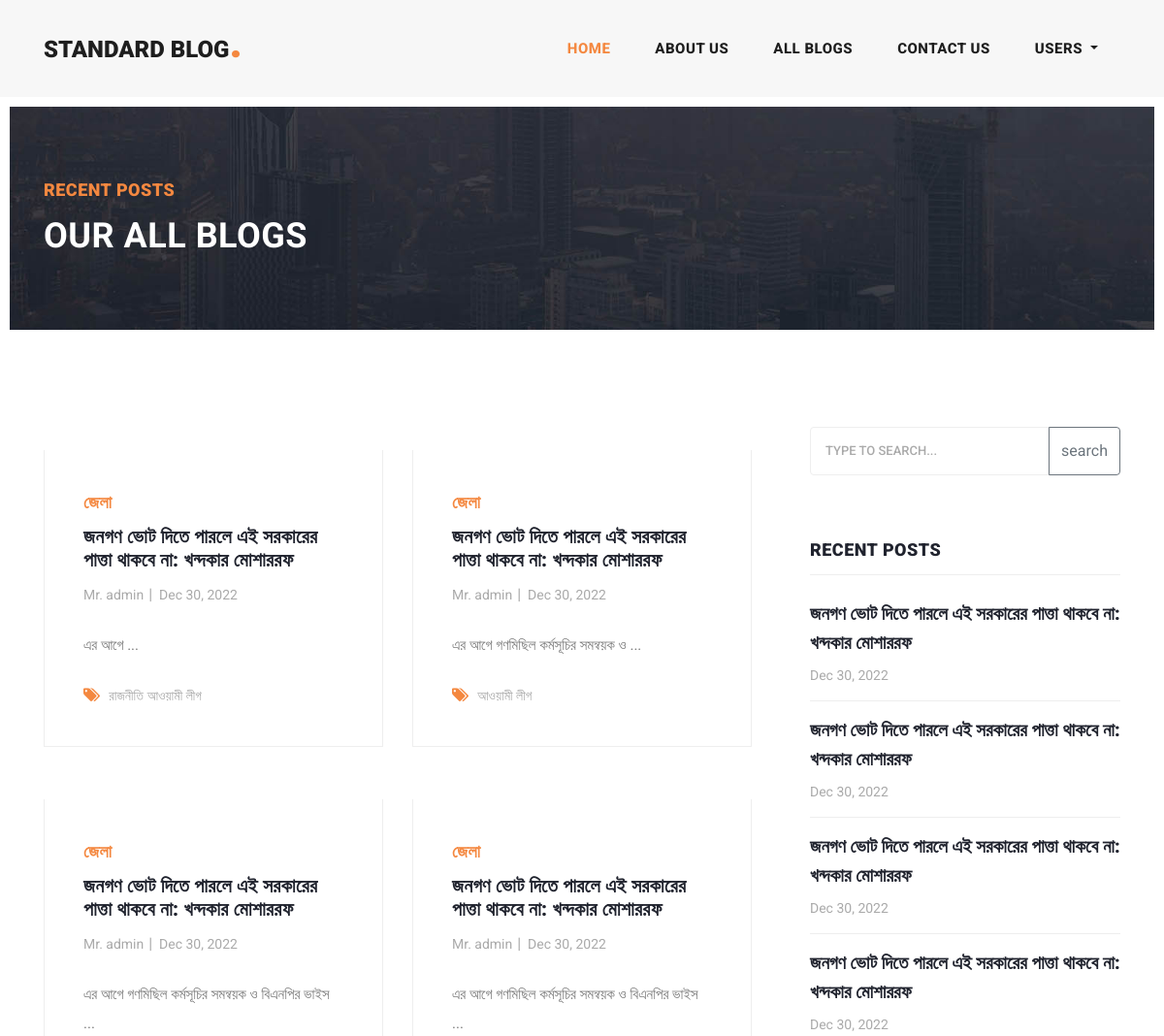
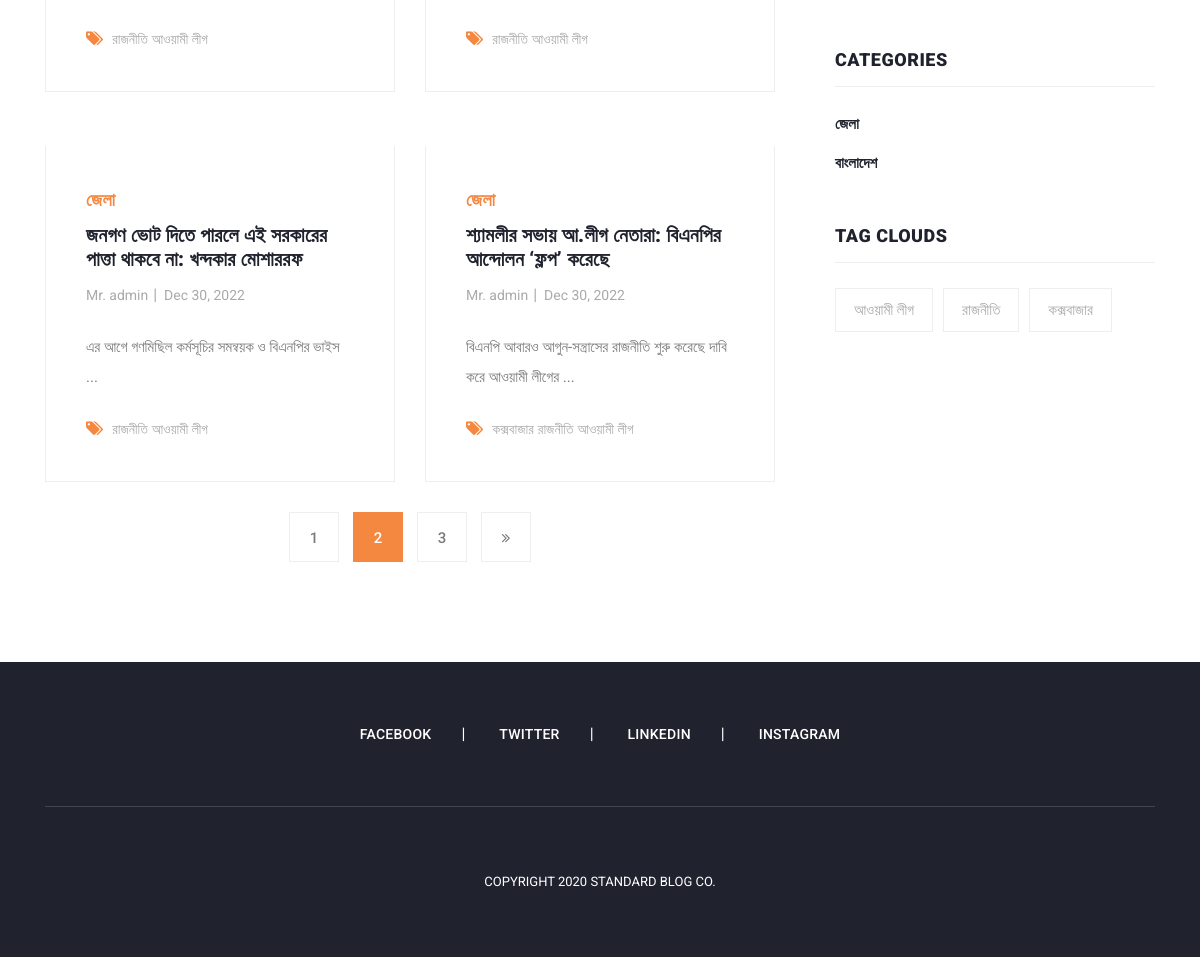
Screenshot of /blog.php with the database file from the repository (2 pictures, top to bottom).
### tables this page shows
CREATE TABLE `post` (
  `id` bigint NOT NULL,
  `admin_id` bigint NOT NULL,
  `catagory_id` bigint NOT NULL,
  `title` varchar(255) NOT NULL,
  `slug` varchar(255) NOT NULL,
  `description` longtext NOT NULL,
  `image` varchar(255) NOT NULL,
  `is_published` enum('Published','Draft') NOT NULL DEFAULT 'Draft',
  `created_at` datetime DEFAULT NULL,
  `updated_at` datetime DEFAULT NULL
);

CREATE TABLE `catagory` (
  `id` bigint NOT NULL,
  `name` varchar(255) NOT NULL,
  `slug` varchar(255) NOT NULL
);

CREATE TABLE `tag` (
  `id` bigint NOT NULL,
  `name` varchar(255) NOT NULL,
  `slug` varchar(255) NOT NULL
);

### admin/healper/healper.php (called while the page is built, shortened)
<?php
function str_limit($string, $limit=100){
$string = $string.'';
$string = substr($string, 0, $limit);
$string = substr($string, 0, strrpos($string, " "));
$string = $string. " ...";
return $string;
}

### blog.php (the view, shortened to what this page needs)
<!DOCTYPE html>
<html lang="en">
<head>
  <?php include "layout/head.php" ?>
</head>
<body>
  <?php include "layout/hearder.php" ?>
  <div class="heading-page header-text">
    <section class="page-heading">
      <div class="container">
        <div class="row">
          <div class="col-lg-12">
            <div class="text-content">
              <h4>Recent Posts</h4>
              <h2>Our All Blogs</h2>
            </div>
          </div>
        </div>
      </div>
    </section>
  </div>
  <section class="blog-posts grid-system">
    <div class="container">
      <div class="row">
        <div class="col-lg-8">
          <div class="all-blog-posts">
            <div class="row">
              <?php
              $sql = "SELECT post.*, catagory.name as catagoryName, admin.name as author
              FROM post
              INNER JOIN catagory ON post.catagory_id=catagory.id
              INNER JOIN admin ON post.admin_id=admin.id
              WHERE post.is_published='Published'
              ORDER BY post.id DESC";
              $query = $conn->query($sql);
              $posts = $query->fetchAll(PDO::FETCH_OBJ);
              if ($posts) {
                foreach ($posts as $post) { ?>
                  <div class="col-lg-6">
                    <div class="blog-post">
                      <div class="blog-thumb">
                      </div>
                      <div class="down-content">
                        <span><?php echo $post->catagoryName; ?></span>
                        <a href="post-details.php?slug=<?php echo $post->slug; ?>">
                          <h4><?php echo $post->title; ?></h4>
                        </a>
                        <ul class="post-info">
                          <li><a href="#"><?php echo $post->author; ?></a></li>
                          <li><a href="#">
                              <?php
                              $printDate = date_create($post->created_at);
                              echo $printDate->format('M d, Y');
                              ?>
                            </a></li>
                        </ul>
                        <p><?php echo html_entity_decode(str_limit($post->description, 200)); ?></p>
                        <div class="post-options">
                          <div class="row">
                            <div class="col-lg-12">
                              <ul class="post-tags">
                                <li><i class="fa fa-tags"></i></li>
                                <?php
                                $sql = "SELECT tag.*
                                FROM tag
                                INNER JOIN post_tag ON tag.id = post_tag.tag_id
                                WHERE post_id=:postId";
                                $stmt = $conn->prepare($sql);
                                $stmt->bindParam(':postId', $post->id, PDO::PARAM_INT);
                                $stmt->execute();
                                $resultTag = $stmt->fetchAll(PDO::FETCH_OBJ);
                                if ($resultTag) {
                                  foreach ($resultTag as $key => $tag) { ?>
                                    <li><a href="tag-posts.php?slug=<?php echo $tag->slug;?>"><?php echo $tag->name;  ?></a> </li>
                                <?php
                                  }
                                }
                                ?>
                              </ul>
                            </div>
                          </div>
                        </div>
                      </div>
                    </div>
                  </div>
              <?php
                }
              }
              ?>
              <div class="col-lg-12">
                <ul class="page-numbers">
                  <li><a href="#">1</a></li>
                  <li class="active"><a href="#">2</a></li>
                  <li><a href="#">3</a></li>
                  <li><a href="#"><i class="fa fa-angle-double-right"></i></a></li>
                </ul>
              </div>
            </div>
          </div>
        </div>
        <div class="col-lg-4">
          <div class="sidebar">
            <?php include "layout/sidebar.php" ?>
          </div>
        </div>
      </div>
  </section>
  <?php include "layout/footer.php" ?>
</body>
</html>

### layout/sidebar.php
<div class="row">
  <div class="col-lg-12">
    <div class="sidebar-item search">
      <form id="search_form" name="gs" method="GET" action="search.php">
        <div class="input-group mb-3">
          <input type="text" name="search" class="form-control searchText" placeholder="type to search..." aria-label="Recipient's username" aria-describedby="button-addon2" autocomplete="on">
          <div class="input-group-append">
            <button class="btn btn-outline-secondary" type="submit" id="button-addon2">search</button>
          </div>
        </div>
      </form>
    </div>
  </div>
  <div class="col-lg-12">
    <div class="sidebar-item recent-posts">
      <div class="sidebar-heading">
        <h2>Recent Posts</h2>
      </div>
      <div class="content">
        <ul>
          <?php
          $sql = "SELECT id,title,slug,created_at
          FROM post
          where is_published='Published'
          ORDER BY created_at DESC LIMIT 4";
          $result = $conn->query($sql);
          $latestPosts = $result->fetchAll(PDO::FETCH_OBJ);
          if ($latestPosts) {
            foreach ($latestPosts as $post) { ?>
              <li>
                <a href="post-details.php?slug=<?php echo $post->slug; ?>">
                  <h5><?php echo $post->title; ?></h5>
                  <span><?php
                        $dateCreate = date_create($post->created_at);
                        echo $dateCreate->format('M d, Y');
                        ?>
                  </span>
                </a>
              </li>
          <?php
            }
          }
          ?>
        </ul>
      </div>
    </div>
  </div>
  <div class="col-lg-12">
    <div class="sidebar-item categories">
      <div class="sidebar-heading">
        <h2>Categories</h2>
      </div>
      <div class="content">
        <ul>
          <?php
          $sql = "SELECT * FROM catagory";
          $result = $conn->query($sql);
          $catagories = $result->fetchAll(PDO::FETCH_OBJ);
          if ($catagories) {
            foreach ($catagories as $catagory) { ?>
              <li><a href="catagory-posts.php?slug=<?php echo $catagory->slug; ?>"><?php echo $catagory->name; ?></a></li>
          <?php
            }
          }
          ?>
        </ul>
      </div>
    </div>
  </div>
  <div class="col-lg-12">
    <div class="sidebar-item tags">
      <div class="sidebar-heading">
        <h2>Tag Clouds</h2>
      </div>
      <div class="content">
        <ul>
          <?php
          $sql = "SELECT * FROM tag
          ORDER BY RAND() LIMIT 50";
          $result = $conn->query($sql);
          $tags = $result->fetchAll(PDO::FETCH_OBJ);
          if ($tags) {
            foreach ($tags as $tag) { ?>
              <li><a href="tag-posts.php?slug=<?php echo $tag->slug; ?>"><?php echo $tag->name; ?></a></li>
          <?php
            }
          }
          ?>
        </ul>
      </div>
    </div>
  </div>
</div>
</div>

### rows the page displays
post: catagory.name "জেলা", title "জনগণ ভোট দিতে পারলে এই সরকারের পাত্তা থাকবে না: খন্দকার মোশাররফ", admin.name "Mr. admin", created_at "Dec 30, 2022", description "এর আগে ..."
tag: name "রাজনীতি"
tag: name "আওয়ামী লীগ"
post: catagory.name "জেলা", title "জনগণ ভোট দিতে পারলে এই সরকারের পাত্তা থাকবে না: খন্দকার মোশাররফ", admin.name "Mr. admin", created_at "Dec 30, 2022", description "এর আগে গণমিছিল কর্মসূচির সমন্বয়ক ও ..."
post: catagory.name "জেলা", title "জনগণ ভোট দিতে পারলে এই সরকারের পাত্তা থাকবে না: খন্দকার মোশাররফ", admin.name "Mr. admin", created_at "Dec 30, 2022", description "এর আগে গণমিছিল কর্মসূচির সমন্বয়ক ও বিএনপির ভাইস ..."
post: catagory.name "জেলা", title "জনগণ ভোট দিতে পারলে এই সরকারের পাত্তা থাকবে না: খন্দকার মোশাররফ", admin.name "Mr. admin", created_at "Dec 30, 2022", description "এর আগে গণমিছিল কর্মসূচির সমন্বয়ক ও বিএনপির ভাইস ..."
post: catagory.name "জেলা", title "জনগণ ভোট দিতে পারলে এই সরকারের পাত্তা থাকবে না: খন্দকার মোশাররফ", admin.name "Mr. admin", created_at "Dec 30, 2022", description "এর আগে গণমিছিল কর্মসূচির সমন্বয়ক ও বিএনপির ভাইস ..."
post: catagory.name "জেলা", title "শ্যামলীর সভায় আ.লীগ নেতারা: বিএনপির আন্দোলন ‘ফ্লপ’ করেছে", admin.name "Mr. admin", created_at "Dec 30, 2022", description "বিএনপি আবারও আগুন-সন্ত্রাসের রাজনীতি শুরু করেছে দাবি করে আওয়ামী লীগের ..."
tag: name "কক্সবাজার"
catagory: name "জেলা"
catagory: name "বাংলাদেশ"
